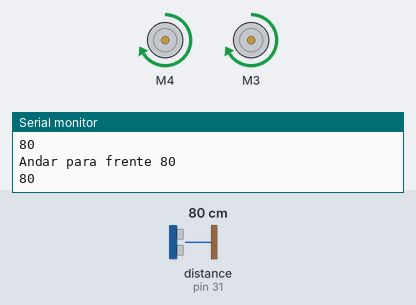
A sketch run on a simulated Arduino Mega 2560, built with avr-gcc and run on an emulated ATmega2560. Parts: 2 × DC motor (green arrow = forward, orange = backward, longer = faster), the last lines printed to the serial monitor. Wiring (inferred from the names in the program): ultrasonic range finder: trigger pin 30; echo pin 31. Inputs (shaded band) come from the test bench; at power-on: distance to the obstacle (sensor on pin 31) 80 cm. The echo pulse lasts 58.3 µs per cm.

Above: at 1.2 s.
1.3 s: distance to the obstacle (sensor on pin 31) set to 34 cm
4.3 s: distance to the obstacle (sensor on pin 31) set to 28 cm
At 5.0 s:
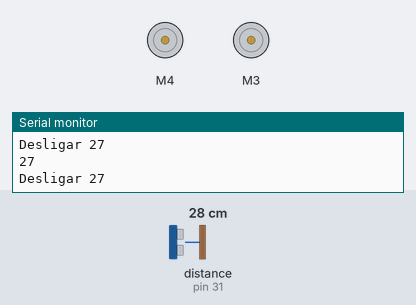
7.3 s: distance to the obstacle (sensor on pin 31) set to 2 cm
At 8.2 s:
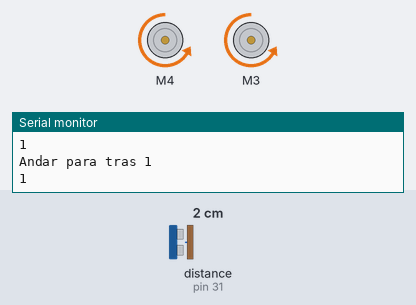
10.3 s: distance to the obstacle (sensor on pin 31) set to 250 cm
At 10.8 s:
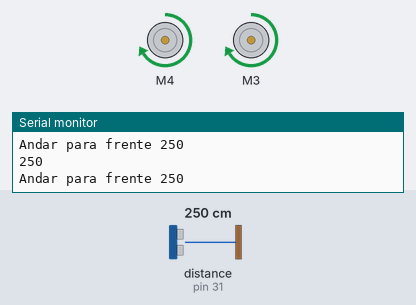
Timing chart, 0 to 12.8 s (numbered marks = the images above; inputs shaded):
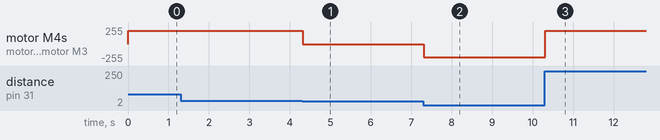

The sketch:

carrinho.ino
```cpp
/*
 * A variavel i será armazenada em "uint8_t" para vizando melhor
 * processamento de memoria
 *
 * Essa variavel será responsavel pelo incremento/decremento
 * de velocidade
 */


/*******************************************************************
 * Bloco de codigo destinado ao "Set" de informações
 */
#include <AFMotor.h> // Biblioteca de controle do motor pela "Shild"

AF_DCMotor motorLft(4); // Motores da esquerda serão no pino 2 da placa
AF_DCMotor mototRgt(3); // Motores da direita serão no pino 4 da placa

//Pinos usados pelo sensor ultrasonico
const int trigPin = 30;
const int echoPin = 31;

void setup()
{
  //Seta a velocidade inicial do motor
  motorLft.setSpeed(200);
  motorLft.run(RELEASE);
  mototRgt.setSpeed(200);
  mototRgt.run(RELEASE);

  //Set de informações dos pinos utilizados pelo ultrasonico
  //O triger envia informação
  //Enquanto o Echo recebe essa inmformação
  pinMode(trigPin, OUTPUT);
  pinMode(echoPin, INPUT);

  //Inicia o monitor serial para controle da distancia
  Serial.begin(9600);
}

/*
 * *****************************************************************
 */

 /*******************************************************************
 * Bloco de codigo destinado a declaração de funções
 */
// Função para ligar os motores para frente
void ligaFrente(){
  motorLft.run(FORWARD);
  mototRgt.run(FORWARD);
}

 // Função para ligar os motores para tras
void ligaTras(){
  motorLft.run(BACKWARD);
  mototRgt.run(BACKWARD);
}

//Função que desliga motor
void deslig(){
  motorLft.run(RELEASE);
  mototRgt.run(RELEASE);
}

//Função para acelerar o carrinho até a velocidadade determinada
void aceleraAte(int velAtual, int velMax){
  uint8_t i;
  for (i=velAtual; i<velMax; i++) {
    motorLft.setSpeed(i);
    mototRgt.setSpeed(i);
    delay(10);
  }
}

/*
 * Função para desacelerar o carrinho da velocidade atual
 * até a velocidadade determinada
 */

void desaceleraAte(int velAtual, int velMin){
  uint8_t i;
  for (i=velAtual; i!=velMin; i--) {
    motorLft.setSpeed(i);
    mototRgt.setSpeed(i);
    delay(10);
  }
}


//Função de leitura do sensor ultrasonico
int lerDistancia(){
  digitalWrite(trigPin, LOW);
  delayMicroseconds(2);
  digitalWrite(trigPin, HIGH);
  delayMicroseconds(10);
  digitalWrite(trigPin, LOW);
  int distancia = pulseIn(echoPin, HIGH) / 58; // divide por 58 para converter a duração do pulso em centímetros
  return distancia;

  // Maneira de resgatar a informação no void Loop
  //int distancia = lerDistancia();
  //Serial.println(distance);
}

/*
 * *****************************************************************
 */

void loop(){

  /*
   *Primeira etapa é o veiculo se mover para frente assim que iniciado
   *Deve ser feita uma leitura constante de distancia
   *De acordo com essa distancia o veiculo deve se manter em uma distancia permanete de 10CM
   */

  ligaFrente();
  aceleraAte(255,255);
  int distancia = lerDistancia();
  Serial.println(distancia);

  /*
   * ou seja
   * caso a distancia seja maior que 10, o veiculo deve ir para frente
   */

   if (distancia > 30){
    ligaFrente();
    aceleraAte(255,255);
    int distancia = lerDistancia();
    Serial.print("Andar para frente ");
    Serial.println(distancia);
   }

   /*
    * Caso a distancia seja menor que 10, ele deve ir para tras
    */

   if (distancia < 20){
    ligaTras();
    aceleraAte(255,255);
    int distancia = lerDistancia();
    Serial.print("Andar para tras ");
    Serial.println(distancia);
   }

   /*
    * caso a distancia seja 10 ele deve ficar parado
    */
  if (distancia < 30 and distancia > 20){
    deslig();
    int distancia = lerDistancia();
    Serial.print("Desligar ");
    Serial.println(distancia);
  }
}
```

Measured:
- the behaviour switches between 31 and 30 cm on distance to the obstacle (sensor on pin 31) (found by bisection; images 0 and 1)
- after the input at 4.3 s, motor M4, motor M3: forward 200/255 → stopped at once
- after the input at 7.3 s, motor M4, motor M3: stopped → backward 200/255 at once
- after the input at 10.3 s, motor M4, motor M3: backward 200/255 → forward 200/255 after 0.01 s instead of 2.5 s
